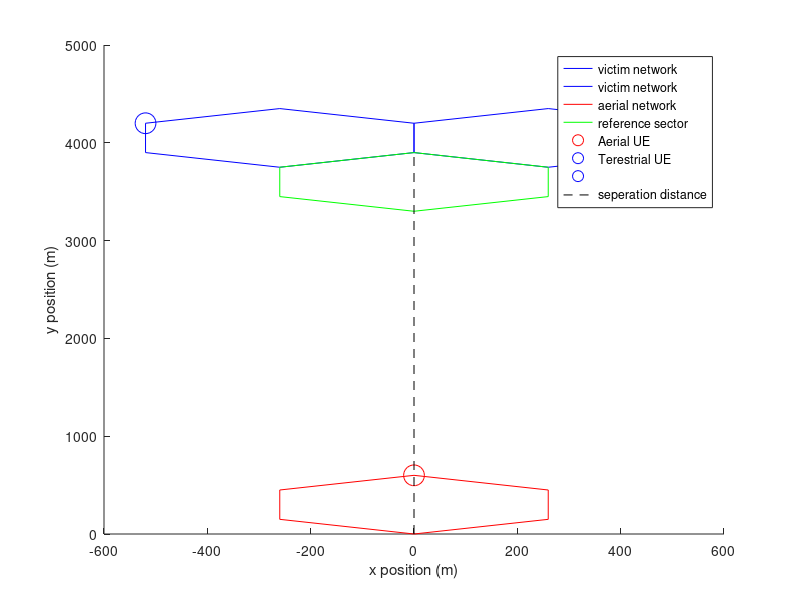

This chart was generated by the following MATLAB code: (Note: this script raises an error after producing the figure.)

tic

fc=700000000; %center frequency (Hz)
lambda=299792458/fc; %wavelength (m)
bw=6000000; %bandwidth (Hz)
tilt=-6;  %mechanical downtilt (degrees)
SINR_target=10; %(dB)
nf=5; %noise factor
L_feeder=-3; %(dB)
L_body=-1; %(dB)
UE_gain=-3; %(dBi)
L_entry=-20; %(dB)
h_BSa=30; %antenna height (m)
h_BSb=30;  %antenna height (m)
G_0=15; %BS antenna gain (dBi)
d_sep=3900; % (m) seperation distance between both networks
% Note d_sep=0 coresponds to cells touching, not overlaping
r_a=300; %cell radius (m)
n_a=1; %number of monte carlo runs
max_dBmUE=23; %max transmiting power of UEs (dBm)
min_dBmUE=-40; %min transmiting power of UEs (dBm)
nf=5; %noise figure (dB)





%Noise
noisefloor=10.*log10(1.380649e-23*290*bw*1000)+5;  %dBm
N=10.^(noisefloor./10); %mW

outline=NaN(7,2,4);

%Interfering network A

%position and antenna orrientation

BS_a1=[0,0,h_BSa;0,1,sin(pi*tilt/180)];


%Center positions of each hex cell
x1=0+BS_a1(1,1);
y1=r_a+BS_a1(1,2);


%matrix for storing drone position in all three sectors
UE_a=zeros(3,1,n_a);

%generate n_a random xy drone positions for each cell


UE_a(:,1,1)=[0,2*r_a,300];
outline(:,:,1)=[BS_a1(1,2)+r_a,BS_a1(1,1)]+[r_a,0;r_a/2,sqrt(3)*r_a/2;-r_a/2,sqrt(3)*r_a/2;-r_a,0;-r_a/2,-sqrt(3)*r_a/2;r_a/2,-sqrt(3)*r_a/2;r_a,0];




%Victim Network B
BS_b1=[0,d_sep,h_BSb;0,-1,sin(pi*tilt/180)]; %position and antenna orrientation base station
BS_b2=[0,d_sep,h_BSb;-0.866,0.5,sin(pi*tilt/180)];
BS_b3=[0,d_sep,h_BSb;0.866,0.5,sin(pi*tilt/180)];

UE_b=zeros(3,2,n_a);

UE_b(:,1,:)=[sqrt(3)*r_a+BS_b1(1,1),r_a+BS_b1(1,2),1.5];
UE_b(:,2,:)=[-sqrt(3)*r_a+BS_b1(1,1),r_a+BS_b1(1,2),1.5];

outline(:,:,2)=[BS_b1(1,2)+0.5*r_a,BS_b1(1,1)-sqrt(3)*r_a/2]+[r_a,0;r_a/2,sqrt(3)*r_a/2;-r_a/2,sqrt(3)*r_a/2;-r_a,0;-r_a/2,-sqrt(3)*r_a/2;r_a/2,-sqrt(3)*r_a/2;r_a,0];
outline(:,:,3)=[BS_b1(1,2)+0.5*r_a,BS_b1(1,1)+sqrt(3)*r_a/2]+[r_a,0;r_a/2,sqrt(3)*r_a/2;-r_a/2,sqrt(3)*r_a/2;-r_a,0;-r_a/2,-sqrt(3)*r_a/2;r_a/2,-sqrt(3)*r_a/2;r_a,0];
outline(:,:,4)=[BS_b1(1,2)-r_a,BS_b1(1,1)]+[r_a,0;r_a/2,sqrt(3)*r_a/2;-r_a/2,sqrt(3)*r_a/2;-r_a,0;-r_a/2,-sqrt(3)*r_a/2;r_a/2,-sqrt(3)*r_a/2;r_a,0];



hold on
for i=2:3
    plot(outline(:,2,i),outline(:,1,i),'b')
    %plot(UE(1,i),UE(2,i),'k.')
    xlabel('x position (m)')
    ylabel('y position (m)')
end
plot(outline(:,2,1),outline(:,1,1),'r')
plot(outline(:,2,4),outline(:,1,4),'g')
plot(UE_a(1,1,1),UE_a(2,1,1),'ro','MarkerSize',15)
plot(UE_b(1,1,1),UE_b(2,1,1),'bo','MarkerSize',15)
plot(UE_b(1,2,1),UE_b(2,2,1),'bo','MarkerSize',15)
plot([BS_a1(1,1),BS_b1(1,1)],[BS_a1(1,2),BS_b1(1,2)],'k--')
legend('victim network','victim network','aerial network','reference sector','Aerial UE','Terestrial UE','','seperation distance')
hold off

%count number of UE over or under tx power range
n_UEmaxA=0;
n_UEmaxB=0;
n_UEminA=0;
n_UEminB=0;

%WANTED SIGNAL
S_const=10.^((SINR_target+noisefloor)./10);


I=zeros(1,n_a); %aggregate Interference power (mW)
I_self=zeros(1,n_a);

%Calculate amount of self interference
for i=1:n_a


%Calculate amount of self interference

for w=2:length(UE_b(1,:))
    %calculate LOS displacement vector in xy plane
D=[UE_b(1,w)-BS_b1(1,1),UE_b(2,w)-BS_b1(1,2)];

%angle between BS max gain vector and displacement vector in xy plane
phi=180.*acos(dot(D,BS_b1(2,1:2))./norm(D))./pi;
%elevation angle
theta=90+tilt-180.*atan(norm(D)./BS_b1(1,3))./pi;

if rand<=0.5
           L_entry=-10;
       else
           L_entry=0;
       end

I_dBmUE=SINR_target+noisefloor-F1336(HEXphi(round(rand*999999)+1),HEXtheta(round(rand*999999)+1),G_0)-UE_gain-L_body-L_entry+P1546FieldStrMixed(700,50,1.5,30,15,'Urban',HEXd(round(rand*999999)+1)./1000,'Land',0, 'q', 50, 'Ptx', 1, 'ha', 1.5);

if I_dBmUE>max_dBmUE
    I_dBmUE=max_dBmUE;
    n_UEmaxB=n_UEmaxB+1;
end
if I_dBmUE<min_dBmUE
    I_dBmUE=min_dBmUE;
    n_UEminB=n_UEminB+1;
end

I_self(i)=I_self(i)+10.^((I_dBmUE+F1336(phi,theta,G_0)+UE_gain+L_body+L_entry-P1546FieldStrMixed(700,50,1.5,30,15,'Urban',norm(D)./1000,'Land',0, 'q', 50, 'Ptx', 1, 'ha', 1.5))./10);

end





%Drone Interference


%calculate LOS displacement vector for each drone in the 3 sectors
%repeat for n_a runs
D1=[UE_a(1,1,i)-BS_b1(1,1),UE_a(2,1,i)-BS_b1(1,2),UE_a(3,1,i)-BS_b1(1,3)];


d1=[UE_a(1,1,i)-BS_a1(1,1),UE_a(2,1,i)-BS_a1(1,2),UE_a(3,1,i)-BS_a1(1,3)];



I_dBmUE1=SINR_target+noisefloor-F1336V(UE_a(:,1,i),BS_a1(1,:),BS_a1(2,:),G_0)-20.*log10(lambda./(4.*pi.*norm(d1)))-UE_gain;

if I_dBmUE1>max_dBmUE
    I_dBmUE1=max_dBmUE;
    n_UEmaxA=n_UEmaxA+1;
end
if I_dBmUE1<min_dBmUE
    I_dBmUE1=min_dBmUE;
    n_UEminA=n_UEminA+1;
end


I(i)=10.^((I_dBmUE1+F1336V(UE_a(:,1,i),BS_b1(1,:),BS_b1(2,:),G_0)+20.*log10(lambda./(4.*pi.*norm(D1)))+UE_gain)./10);

end

I_0=mean(I_self);
SINR_0=S_const./(N+I_self);
SINR_const=S_const./(N+I_self+I);
bitloss=100.*(log2(1+SINR_0)-log2(1+SINR_const))./(log2(1+SINR_0)+log2(1+SINR_const));

average_throughput_loss=mean(bitloss)




toc
